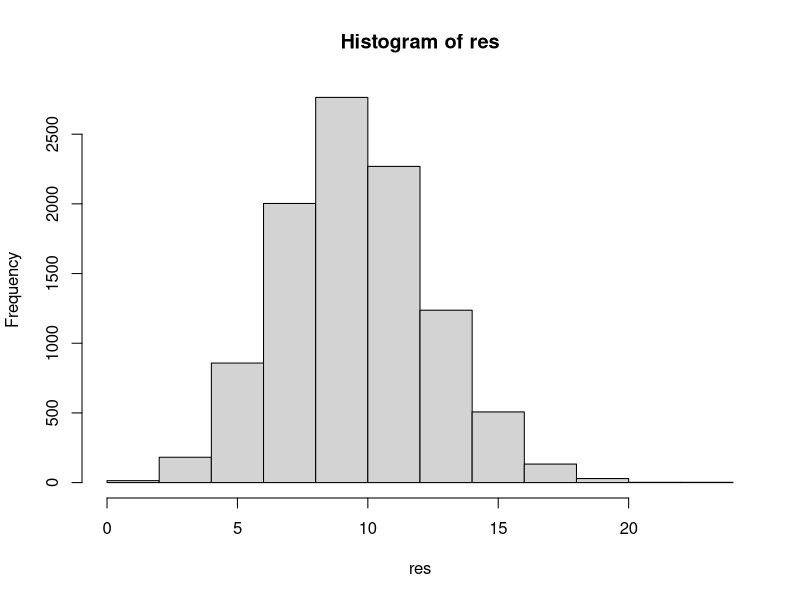

Write the R code that produced this figure.
#ejercicio peces del lago

n <- 1000
m <- 100

a <- sample(1:n,m)
b <- sample(1:n,m)

res <- replicate(10000,
                 {
                   a <- sample(1:n,m)
                   b <- sample(1:n,m)
                   length(intersect(a,b))
                 })


res <- replicate(10000,sum(sample(1:n,100) <=100))

                 
hist(res)                 
